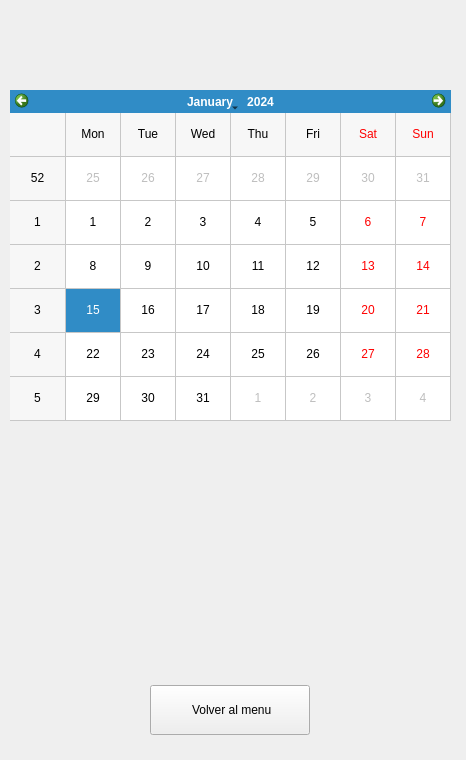
<?xml version="1.0" encoding="UTF-8"?>
<ui version="4.0">
 <class>Resultado</class>
 <widget class="QWidget" name="Resultado">
  <property name="geometry">
   <rect>
    <x>0</x>
    <y>0</y>
    <width>466</width>
    <height>760</height>
   </rect>
  </property>
  <property name="minimumSize">
   <size>
    <width>466</width>
    <height>760</height>
   </size>
  </property>
  <property name="maximumSize">
   <size>
    <width>466</width>
    <height>760</height>
   </size>
  </property>
  <property name="windowTitle">
   <string>FLOUWER</string>
  </property>
  <property name="windowFilePath">
   <string notr="true"/>
  </property>
  <widget class="QCalendarWidget" name="calendarWidget">
   <property name="geometry">
    <rect>
     <x>10</x>
     <y>90</y>
     <width>441</width>
     <height>331</height>
    </rect>
   </property>
   <property name="maximumSize">
    <size>
     <width>999</width>
     <height>999</height>
    </size>
   </property>
   <property name="gridVisible">
    <bool>true</bool>
   </property>
   <property name="navigationBarVisible">
    <bool>true</bool>
   </property>
   <property name="dateEditEnabled">
    <bool>true</bool>
   </property>
  </widget>
  <widget class="QWidget" name="horizontalLayoutWidget">
   <property name="geometry">
    <rect>
     <x>20</x>
     <y>440</y>
     <width>421</width>
     <height>101</height>
    </rect>
   </property>
   <layout class="QHBoxLayout" name="horizontalLayout">
    <item>
     <widget class="QLabel" name="contadorLabel">
      <property name="text">
       <string/>
      </property>
     </widget>
    </item>
   </layout>
  </widget>
  <widget class="QWidget" name="verticalLayoutWidget">
   <property name="geometry">
    <rect>
     <x>150</x>
     <y>670</y>
     <width>160</width>
     <height>80</height>
    </rect>
   </property>
   <layout class="QVBoxLayout" name="verticalLayout">
    <item>
     <widget class="QPushButton" name="botonVolver_2">
      <property name="maximumSize">
       <size>
        <width>16777215</width>
        <height>50</height>
       </size>
      </property>
      <property name="styleSheet">
       <string notr="true"/>
      </property>
      <property name="text">
       <string> Volver al menu</string>
      </property>
      <property name="icon">
       <iconset>
        <normaloff>:/images/images/Menu.png</normaloff>:/images/images/Menu.png</iconset>
      </property>
     </widget>
    </item>
   </layout>
  </widget>
  <widget class="QLabel" name="diasFertiles">
   <property name="geometry">
    <rect>
     <x>20</x>
     <y>540</y>
     <width>419</width>
     <height>99</height>
    </rect>
   </property>
   <property name="text">
    <string/>
   </property>
  </widget>
 </widget>
 <resources/>
 <connections/>
</ui>
